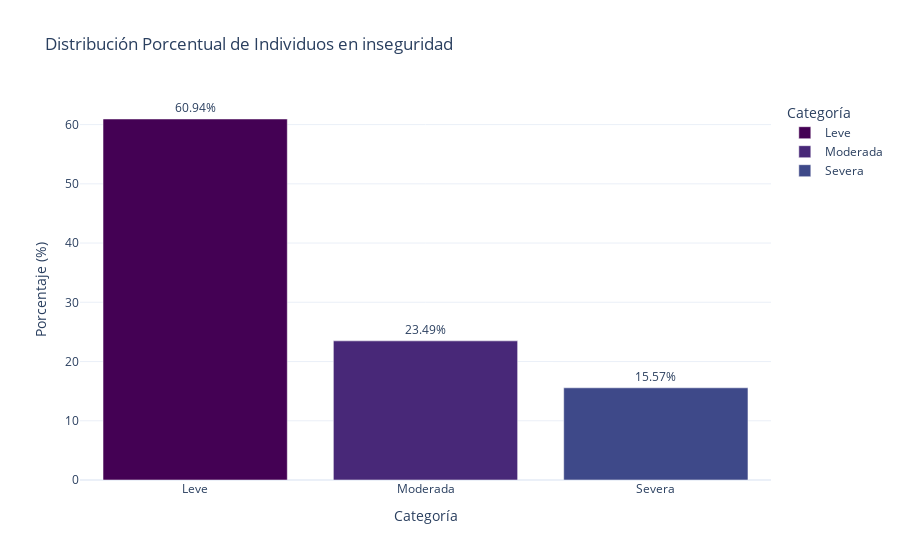

Notebook cell for this chart:
### Markdown cell above
```python
pip install plotly 
```

### Code cell
import plotly.express as px
import pandas as pd

# Calcular los porcentajes de cada categoría en SA_SA
category_counts = Datadepartamentos["SA_SA"].value_counts(normalize=True) * 100

# Convertir a DataFrame para Plotly
df_plotly = pd.DataFrame({"Categoría": category_counts.index, "Porcentaje": category_counts.values})

# Crear la gráfica de barras con Plotly
fig = px.bar(df_plotly, x="Categoría", y="Porcentaje", 
             text="Porcentaje",  # Muestra los valores sobre las barras
             color="Categoría", 
             color_discrete_sequence=px.colors.sequential.Viridis, 
             title="Distribución Porcentual de Individuos en inseguridad")

# Mejorar el formato de la gráfica
fig.update_traces(texttemplate='%{text:.2f}%', textposition='outside')
fig.update_layout(xaxis_title="Categoría", 
                  yaxis_title="Porcentaje (%)", 
                  template="plotly_white")

# Mostrar la gráfica
fig.show()

### Figure 1 — Plotly figure (JSON) as saved in the notebook; plotly's stock layout.template omitted (floating-point values rounded to 4 significant figures)
{"data": [{"hovertemplate": "Categoría=%{x}<br>Porcentaje=%{text}<extra></extra>", "legendgroup": "Leve", "marker": {"color": "#440154", "pattern": {"shape": ""}}, "name": "Leve", "orientation": "v", "showlegend": true, "text": [60.94], "textposition": "outside", "texttemplate": "%{text:.2f}%", "type": "bar", "x": ["Leve"], "xaxis": "x", "y": [60.94], "yaxis": "y"}, {"hovertemplate": "Categoría=%{x}<br>Porcentaje=%{text}<extra></extra>", "legendgroup": "Moderada", "marker": {"color": "#482878", "pattern": {"shape": ""}}, "name": "Moderada", "orientation": "v", "showlegend": true, "text": [23.49], "textposition": "outside", "texttemplate": "%{text:.2f}%", "type": "bar", "x": ["Moderada"], "xaxis": "x", "y": [23.49], "yaxis": "y"}, {"hovertemplate": "Categoría=%{x}<br>Porcentaje=%{text}<extra></extra>", "legendgroup": "Severa", "marker": {"color": "#3e4989", "pattern": {"shape": ""}}, "name": "Severa", "orientation": "v", "showlegend": true, "text": [15.57], "textposition": "outside", "texttemplate": "%{text:.2f}%", "type": "bar", "x": ["Severa"], "xaxis": "x", "y": [15.57], "yaxis": "y"}], "layout": {"barmode": "relative", "legend": {"title": {"text": "Categoría"}, "tracegroupgap": 0}, "title": {"text": "Distribución Porcentual de Individuos en inseguridad"}, "xaxis": {"anchor": "y", "categoryarray": ["Leve", "Moderada", "Severa"], "categoryorder": "array", "domain": [0, 1], "title": {"text": "Categoría"}}, "yaxis": {"anchor": "x", "domain": [0, 1], "title": {"text": "Porcentaje (%)"}}}}
